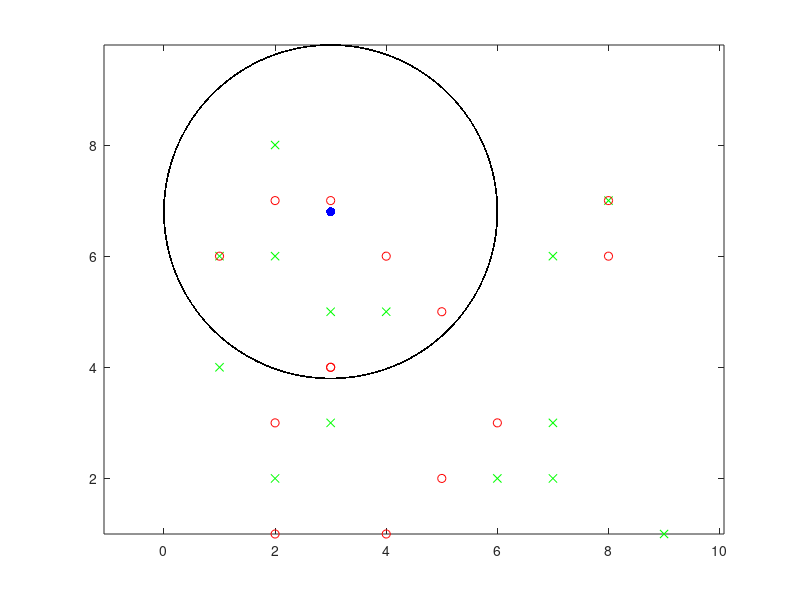

The MATLAB source for this figure:
x = [1 3 2 6 2 7 1 9 2 8 7 4 7 3];
y = [6 3 8 2 6 3 4 1 2 7 2 5 6 5];
a = [2 5 1 3 5 8 2 3 8 4 6 3 2 4];
b = [1 2 6 4 5 7 3 4 6 1 3 7 7 6];

plot(x,y, 'x', 'Color', 'g'); 
hold on; 
plot(a,b, 'o', 'Color', 'r');
plot(3, 6.8, '.', 'MarkerSize', 20, 'Color', 'b');


t = 1:0.001:4*pi;
pyah = 3*cos(t) + 3;
dingle = 3*sin(t) + 6.8;
plot(pyah, dingle, '.', 'MarkerSize', 4, 'Color', 'k');
axis equal;